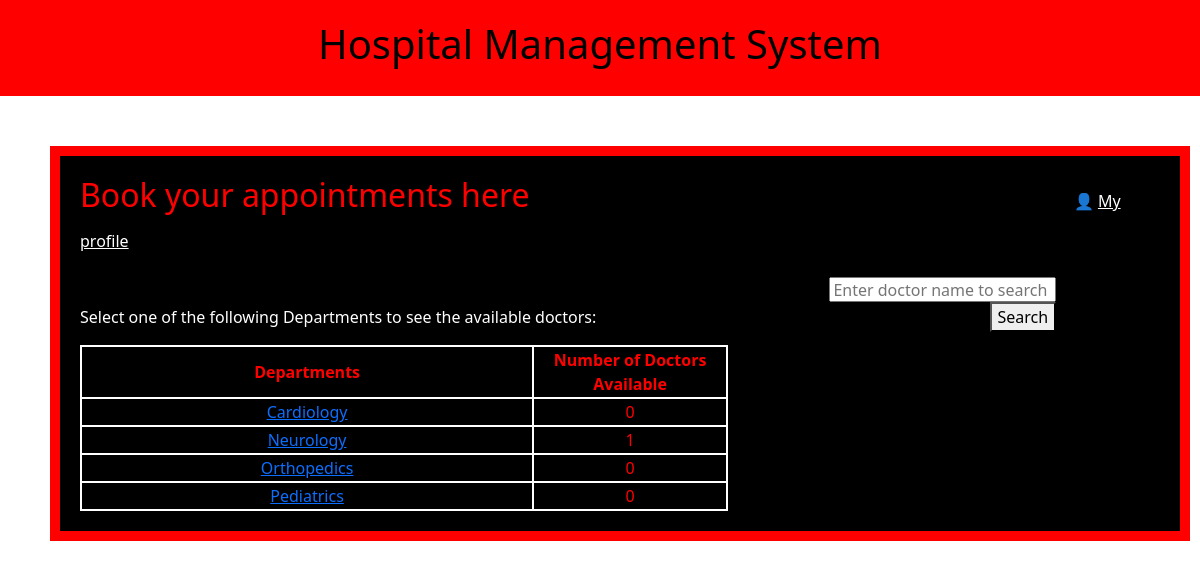
The page /patient_dashboard on the database its author committed.
### tables this page shows
CREATE TABLE department(
 department_id INTEGER PRIMARY KEY AUTOINCREMENT,
 department_name TEXT UNIQUE,
 description TEXT,
 doctors_registered INTEGER);

### app/routes/patient_logic.py (the view)
@patient_logic_bp.route("/patient_dashboard")
def department_getter():
    db_path = os.path.join(os.path.dirname(__file__), '..', 'database.db')
    connection= sqlite3.connect(db_path)
    cursor=connection.cursor()
    command_dept="SELECT department_name,department_id,doctors_registered FROM department"
    cursor.execute(command_dept)
    departments=cursor.fetchall()
    print("Departments:", departments)
    connection.close()
    return render_template("patient_dashboard.html",departments=departments)

### app/templates/patient_dashboard.html (shortened to what this page needs)
{% extends 'base.html' %}
{% block content %}
    <h2 style="display: inline-block;">Book your appointments here</h2>
    <p style="margin-left:50%; display:inline-block">👤</p>
        <a href="{{url_for('patient_logic.my_profile')}}" style="color:white; text-align: right;">My profile</a>
        <br>
        <div style="display:inline-block; width: 60%; text-align: left;">
        <p style="color:white">Select one of the following Departments to see the available doctors:</p>
        <table class="bordered"  ">
            <tr>
                <th class="bordered" style="width: 70%;">Departments</th>
                <th class="bordered">Number of Doctors Available</th>
            </tr>
            {% for d in departments %}
            <tr>
                <td class="bordered"><a href="{{url_for('patient_logic.department_doctors')}}?dept_id={{ d[1] }}">{{d[0]}}</a></td>
                <td class="bordered">{{d[2]}}</td>
            </tr>
            {% endfor %}
        </table>
    </div>
        <div style="display:inline-block; width: 30%; text-align: right;">
            <br>
            <form method="POST" action="{{url_for('patient_logic.search_doc_by_name')}}">
                <input type="text" name="doc_name" placeholder="Enter doctor name to search" style="width:70%;">
                <br>
                <button type="submit" class="form_btn" style="margin: auto ;">Search</button>
            </form>
        </div>
{% endblock %}

### app/templates/base.html (style rules this page uses)
h2 { text-align: center; color:red }
input { height: 25px; }
.bordered { border:2px solid white; margin: auto; text-align: center; }

### rows shown on the page
department: department_name "Cardiology", doctors_registered "0"
department: department_name "Neurology", doctors_registered "1"
department: department_name "Orthopedics", doctors_registered "0"
department: department_name "Pediatrics", doctors_registered "0"
